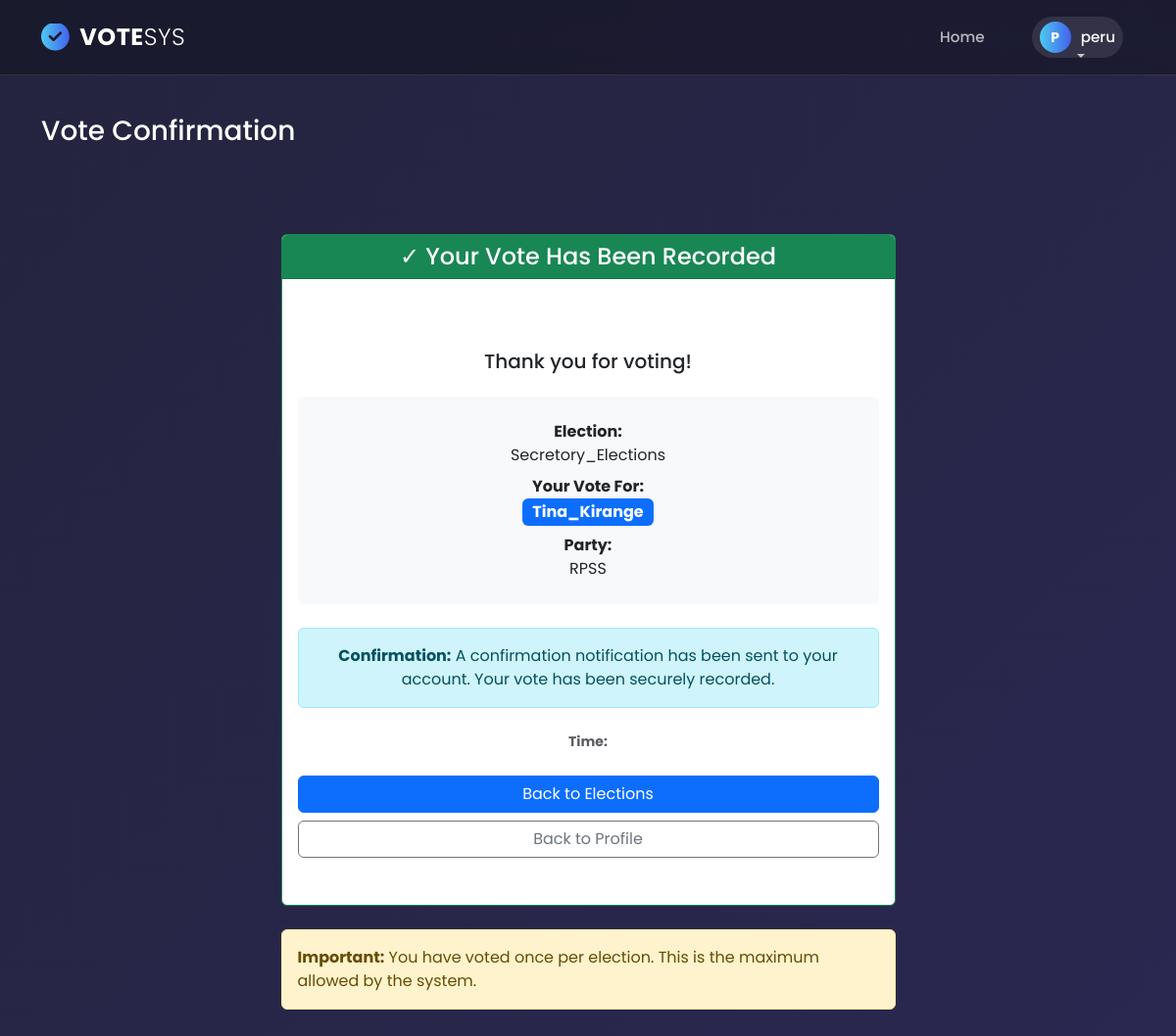
Screenshot of /users/voter/vote-confirmation/2/ (signed in) with the database file from the repository.
### users/models.py (models this page shows, shortened)
class CustomUser(AbstractBaseUser, PermissionsMixin):
    ROLE_CHOICES = [
        ("admin", "Admin"),
        ("voter", "Voter"),
        ("candidate", "Candidate"),
    ]
    user_id = models.AutoField(primary_key=True)
    username = models.CharField(max_length=150, unique=True)
    full_name = models.CharField(max_length=255, blank=True, null=True)
    email = models.EmailField(unique=True)
    role = models.CharField(max_length=20, choices=ROLE_CHOICES, default="voter")
    is_admin_approved = models.BooleanField(default=False)
    is_active = models.BooleanField(default=True)
    is_staff = models.BooleanField(default=False)
    created_at = models.DateTimeField(auto_now_add=True)
    objects = CustomUserManager()
    USERNAME_FIELD = "username"
    REQUIRED_FIELDS = ["email"]

class Vote(models.Model):
    voter = models.ForeignKey(Voter, on_delete=models.CASCADE)
    candidate = models.ForeignKey(Candidate, on_delete=models.CASCADE)
    election = models.ForeignKey(
    'elections.Election',
    on_delete=models.CASCADE,
    related_name='user_votes'
)
    voted_on = models.DateTimeField(auto_now_add=True)
    class Meta:
        constraints = [
            models.UniqueConstraint(
                fields=["voter", "election"],
                name="unique_vote_per_voter_per_election",
            )
        ]

class Candidate(models.Model):
    user = models.OneToOneField(
        settings.AUTH_USER_MODEL,
        on_delete=models.SET_NULL,
        null=True,
        blank=True,
        related_name="candidate_profile",
    )
    elections = models.ManyToManyField(
        Election, blank=True, related_name="candidates"
    )
    name = models.CharField(max_length=100)
    age = models.PositiveIntegerField()
    area = models.CharField(max_length=100)
    party = models.ForeignKey(Party, on_delete=models.CASCADE)
    is_approved = models.BooleanField(default=False)

class Party(models.Model):
    name = models.CharField(max_length=100, unique=True)

### elections/models.py (models this page shows, shortened)
class Election(models.Model):
    ELECTION_TYPES = [
        ('single', 'Single Winner'),
        ('multi', 'Multi Winner'),
        ('referendum', 'Referendum'),
    ]
    title = models.CharField(max_length=200)
    description = models.TextField(blank=True)
    election_type = models.CharField(max_length=30, choices=ELECTION_TYPES, default='single')
    start_date = models.DateTimeField()
    end_date = models.DateTimeField()
    is_active = models.BooleanField(default=False)
    created_at = models.DateTimeField(auto_now_add=True)
    results_published = models.BooleanField(default=False, help_text="Check this to make results visible to voters")
    class Meta:
        ordering = ['-created_at']

### users/views.py (the view)
# urls.py: path('voter/vote-confirmation/<int:vote_id>/', views.vote_confirmation, name='vote_confirmation'),
@login_required
def vote_confirmation(request, vote_id):
    vote = get_object_or_404(Vote, id=vote_id)
    return render(request, 'voter/vote_confirmation.html', {'vote': vote, 'election': vote.election})

### users/templates/voter/vote_confirmation.html (shortened to what this page needs)
{% extends 'base.html' %}
{% block header %}
<h3 class="py-3">Vote Confirmation</h3>
{% endblock %}
{% block content %}
<div class="container mt-5">
    <div class="row justify-content-center">
        <div class="col-md-7">
            <div class="card border-success">
                <div class="card-header bg-success text-white text-center">
                    <h4 class="mb-0">✓ Your Vote Has Been Recorded</h4>
                </div>
                <div class="card-body text-center py-5">
                    <h5 class="mb-4">Thank you for voting!</h5>
                    <div class="bg-light p-4 rounded mb-4">
                        <p class="mb-2">
                            <strong>Election:</strong><br>
                            {{ election.title }}
                        </p>
                        <p class="mb-2">
                            <strong>Your Vote For:</strong><br>
                            <span class="badge bg-primary" style="font-size: 1rem;">{{ vote.candidate.name }}</span>
                        </p>
                        <p class="mb-0">
                            <strong>Party:</strong><br>
                            {{ vote.candidate.party.name }}
                        </p>
                    </div>
                    <div class="alert alert-info mb-4">
                        <strong>Confirmation:</strong> A confirmation notification has been sent to your account. Your vote has been securely recorded.
                    </div>
                    <small class="text-muted d-block mb-4">
                        <strong>Time:</strong> {{ vote.date|date:"Y-m-d H:i:s" }}
                    </small>
                    <div class="d-grid gap-2">
                        <a href="{% url 'voter_elections_list' %}" class="btn btn-primary">
                            Back to Elections
                        </a>
                        <a href="{% url 'voter_profile' %}" class="btn btn-outline-secondary">
                            Back to Profile
                        </a>
                    </div>
                </div>
            </div>
            <div class="alert alert-warning mt-4">
                <strong>Important:</strong> You have voted once per election. This is the maximum allowed by the system.
            </div>
        </div>
    </div>
</div>
{% endblock %}

### users/templates/base.html (shortened to what this page needs)
{% load static %}
<!DOCTYPE html>
<html lang="en">
<head>
    <link rel="stylesheet" href="https://cdnjs.cloudflare.com/ajax/libs/font-awesome/6.4.0/css/all.min.css">
    <link href="https://cdn.jsdelivr.net/npm/bootstrap@5.3.0/dist/css/bootstrap.min.css" rel="stylesheet">
</head>
<body>
    <nav class="navbar navbar-expand-lg glass-navbar">
        <div class="container">
            <a class="navbar-brand" href="{% url 'users_home' %}">
                <i class="fas fa-check-circle"></i> VOTE<span style="font-weight: 300;">SYS</span>
            </a>
            <div class="collapse navbar-collapse" id="navbarContent">
                <ul class="navbar-nav ms-auto align-items-center">
                    <li class="nav-item">
                        <a class="nav-link" href="{% url 'users_home' %}">Home</a>
                    </li>
                    {% if user.is_authenticated %}
                        <li class="nav-item dropdown ms-lg-3">
                            <a class="nav-link dropdown-toggle user-pill" href="#" id="userDropdown" role="button" data-bs-toggle="dropdown" aria-expanded="false">
                                <div class="user-avatar">
                                    {{ user.username|slice:":1"|upper }}
                                </div>
                                <span class="text-white">{{ user.username }}</span>
                            </a>
                        </li>
                    {% endif %}
                </ul>
            </div>
        </div>
    </nav>
    <div class="container mt-4">
        {% block header %}{% endblock %}
    </div>
    <div class="container mt-3 main-content">
        {% block content %}{% endblock %}
    </div>
</body>
</html>

### users/templates/base.html (style rules this page uses)
:root { --primary-grad: linear-gradient(90deg, #4cc9f0, #4361ee); --glass-bg: rgba(20, 20, 35, 0.6); --glass-border: 1px solid rgba(255, 255, 255, 0.1); --text-color: #ffffff; --text-muted: rgba(255, 255, 255, 0.7); }
body { font-family: 'Poppins', sans-serif; background: linear-gradient(-45deg, #0f0c29, #302b63, #24243e); background-size: 400% 400%; animation: gradientBG 15s ease infinite; min-height: 100vh; color: var(--text-color); display: flex; flex-direction: column; }
.glass-navbar { background: var(--glass-bg); backdrop-filter: blur(12px); -webkit-backdrop-filter: blur(12px); border-bottom: var(--glass-border); padding: 15px 0; position: sticky; top: 0; z-index: 1000; transition: all 0.3s ease; }
.navbar-brand { font-weight: 700; font-size: 1.5rem; color: #fff !important; letter-spacing: 0.5px; display: flex; align-items: center; }
.navbar-brand i { background: var(--primary-grad); -webkit-background-clip: text; -webkit-text-fill-color: transparent; font-size: 1.8rem; margin-right: 10px; }
.nav-link { color: var(--text-muted) !important; font-weight: 500; font-size: 0.95rem; margin: 0 12px; position: relative; transition: 0.3s; }
.nav-link::after { content: ''; position: absolute; width: 0; height: 2px; bottom: 0; left: 50%; background: var(--primary-grad); transition: all 0.3s ease-in-out; transform: translateX(-50%); }
.user-pill { display: flex; align-items: center; background: rgba(255,255,255,0.1); padding: 5px 15px 5px 5px; border-radius: 30px; transition: 0.3s; }
.user-avatar { width: 32px; height: 32px; background: var(--primary-grad); border-radius: 50%; display: flex; align-items: center; justify-content: center; margin-right: 10px; font-size: 14px; color: white; font-weight: bold; }
.main-content { flex: 1; padding-bottom: 50px; }

### rows the page displays
CustomUser: username "P", username "peru"
Election: title "Secretory_Elections"
Vote: candidate.name "Tina_Kirange", candidate.party.name "RPSS"
